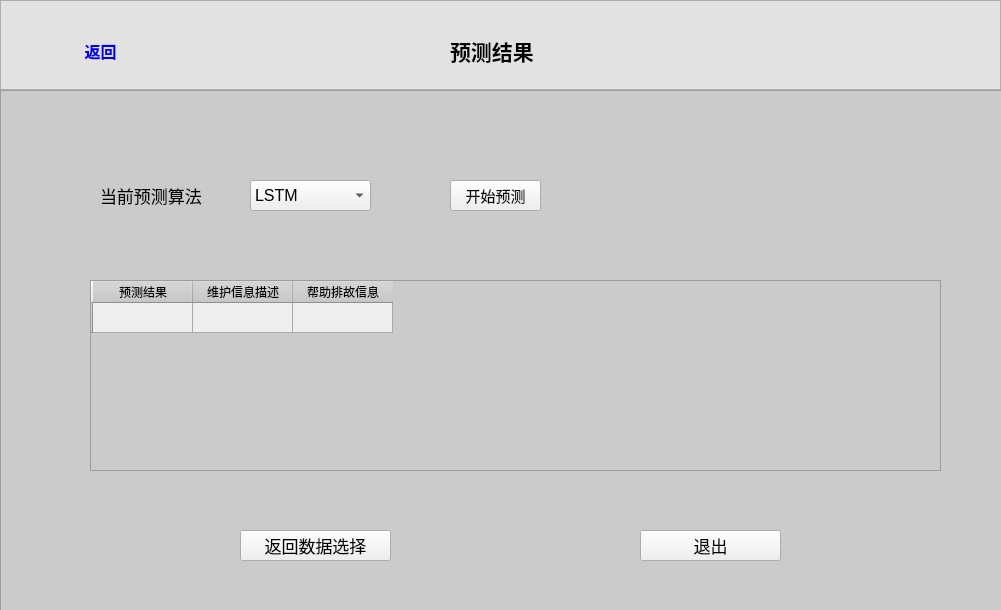
<?xml version="1.0" encoding="UTF-8"?>
<ui version="4.0">
 <class>Dialog</class>
 <widget class="QDialog" name="Dialog">
  <property name="geometry">
   <rect>
    <x>0</x>
    <y>0</y>
    <width>1001</width>
    <height>610</height>
   </rect>
  </property>
  <property name="windowTitle">
   <string>Dialog</string>
  </property>
  <property name="styleSheet">
   <string notr="true">QDialog{
	background-color:rgb(234, 242, 255)
}

QTableWidget::item {
    background-color:rgb(238, 238, 238);
}
QTableWidget::item {
    color: transparent;
}



</string>
  </property>
  <widget class="QFrame" name="frame_menu">
   <property name="geometry">
    <rect>
     <x>0</x>
     <y>0</y>
     <width>1001</width>
     <height>90</height>
    </rect>
   </property>
   <property name="sizePolicy">
    <sizepolicy hsizetype="Fixed" vsizetype="Fixed">
     <horstretch>0</horstretch>
     <verstretch>0</verstretch>
    </sizepolicy>
   </property>
   <property name="styleSheet">
    <string notr="true">QFrame{
	background-color:rgb(226, 226, 226)
}</string>
   </property>
   <property name="frameShape">
    <enum>QFrame::StyledPanel</enum>
   </property>
   <property name="frameShadow">
    <enum>QFrame::Raised</enum>
   </property>
   <widget class="QLabel" name="label">
    <property name="geometry">
     <rect>
      <x>450</x>
      <y>30</y>
      <width>131</width>
      <height>41</height>
     </rect>
    </property>
    <property name="font">
     <font>
      <pointsize>16</pointsize>
      <weight>75</weight>
      <bold>true</bold>
     </font>
    </property>
    <property name="text">
     <string>预测结果</string>
    </property>
   </widget>
   <widget class="QPushButton" name="pushButton_fanhui">
    <property name="geometry">
     <rect>
      <x>60</x>
      <y>30</y>
      <width>81</width>
      <height>41</height>
     </rect>
    </property>
    <property name="palette">
     <palette>
      <active>
       <colorrole role="ButtonText">
        <brush brushstyle="SolidPattern">
         <color alpha="255">
          <red>0</red>
          <green>0</green>
          <blue>255</blue>
         </color>
        </brush>
       </colorrole>
      </active>
      <inactive>
       <colorrole role="ButtonText">
        <brush brushstyle="SolidPattern">
         <color alpha="255">
          <red>0</red>
          <green>0</green>
          <blue>255</blue>
         </color>
        </brush>
       </colorrole>
      </inactive>
      <disabled>
       <colorrole role="ButtonText">
        <brush brushstyle="SolidPattern">
         <color alpha="255">
          <red>120</red>
          <green>120</green>
          <blue>120</blue>
         </color>
        </brush>
       </colorrole>
      </disabled>
     </palette>
    </property>
    <property name="font">
     <font>
      <pointsize>12</pointsize>
      <weight>75</weight>
      <bold>true</bold>
     </font>
    </property>
    <property name="styleSheet">
     <string notr="true">QPushButton{
	border:none
}

QPushButton::hover{
	background-color:rgb(189, 189, 189);
}
</string>
    </property>
    <property name="text">
     <string>返回</string>
    </property>
   </widget>
  </widget>
  <widget class="QFrame" name="frame">
   <property name="geometry">
    <rect>
     <x>0</x>
     <y>90</y>
     <width>1011</width>
     <height>521</height>
    </rect>
   </property>
   <property name="styleSheet">
    <string notr="true">QFrame{
	background-color:rgb(203, 203, 203)
}</string>
   </property>
   <property name="frameShape">
    <enum>QFrame::StyledPanel</enum>
   </property>
   <property name="frameShadow">
    <enum>QFrame::Raised</enum>
   </property>
   <widget class="QTableWidget" name="tableWidget">
    <property name="geometry">
     <rect>
      <x>90</x>
      <y>190</y>
      <width>851</width>
      <height>191</height>
     </rect>
    </property>
    <row>
     <property name="text">
      <string/>
     </property>
    </row>
    <column>
     <property name="text">
      <string>预测结果</string>
     </property>
    </column>
    <column>
     <property name="text">
      <string>维护信息描述</string>
     </property>
    </column>
    <column>
     <property name="text">
      <string>帮助排故信息</string>
     </property>
    </column>
   </widget>
   <widget class="QPushButton" name="pushButton_fanhuishujuxuanze">
    <property name="geometry">
     <rect>
      <x>240</x>
      <y>440</y>
      <width>151</width>
      <height>31</height>
     </rect>
    </property>
    <property name="font">
     <font>
      <pointsize>13</pointsize>
     </font>
    </property>
    <property name="text">
     <string>返回数据选择</string>
    </property>
   </widget>
   <widget class="QLabel" name="label_2">
    <property name="geometry">
     <rect>
      <x>100</x>
      <y>90</y>
      <width>131</width>
      <height>31</height>
     </rect>
    </property>
    <property name="font">
     <font>
      <pointsize>13</pointsize>
     </font>
    </property>
    <property name="text">
     <string>当前预测算法</string>
    </property>
   </widget>
   <widget class="QPushButton" name="pushButton_kaishiyuce">
    <property name="geometry">
     <rect>
      <x>450</x>
      <y>90</y>
      <width>91</width>
      <height>31</height>
     </rect>
    </property>
    <property name="font">
     <font>
      <pointsize>11</pointsize>
     </font>
    </property>
    <property name="text">
     <string>开始预测</string>
    </property>
   </widget>
   <widget class="QPushButton" name="pushButton_tuichu">
    <property name="geometry">
     <rect>
      <x>640</x>
      <y>440</y>
      <width>141</width>
      <height>31</height>
     </rect>
    </property>
    <property name="font">
     <font>
      <pointsize>13</pointsize>
     </font>
    </property>
    <property name="text">
     <string>退出</string>
    </property>
   </widget>
   <widget class="QComboBox" name="comboBox">
    <property name="geometry">
     <rect>
      <x>250</x>
      <y>90</y>
      <width>121</width>
      <height>31</height>
     </rect>
    </property>
    <property name="font">
     <font>
      <pointsize>12</pointsize>
     </font>
    </property>
    <item>
     <property name="text">
      <string>LSTM</string>
     </property>
    </item>
    <item>
     <property name="text">
      <string>算法二</string>
     </property>
    </item>
    <item>
     <property name="text">
      <string>算法三</string>
     </property>
    </item>
   </widget>
  </widget>
  <zorder>frame</zorder>
  <zorder>frame_menu</zorder>
 </widget>
 <resources/>
 <connections/>
</ui>
